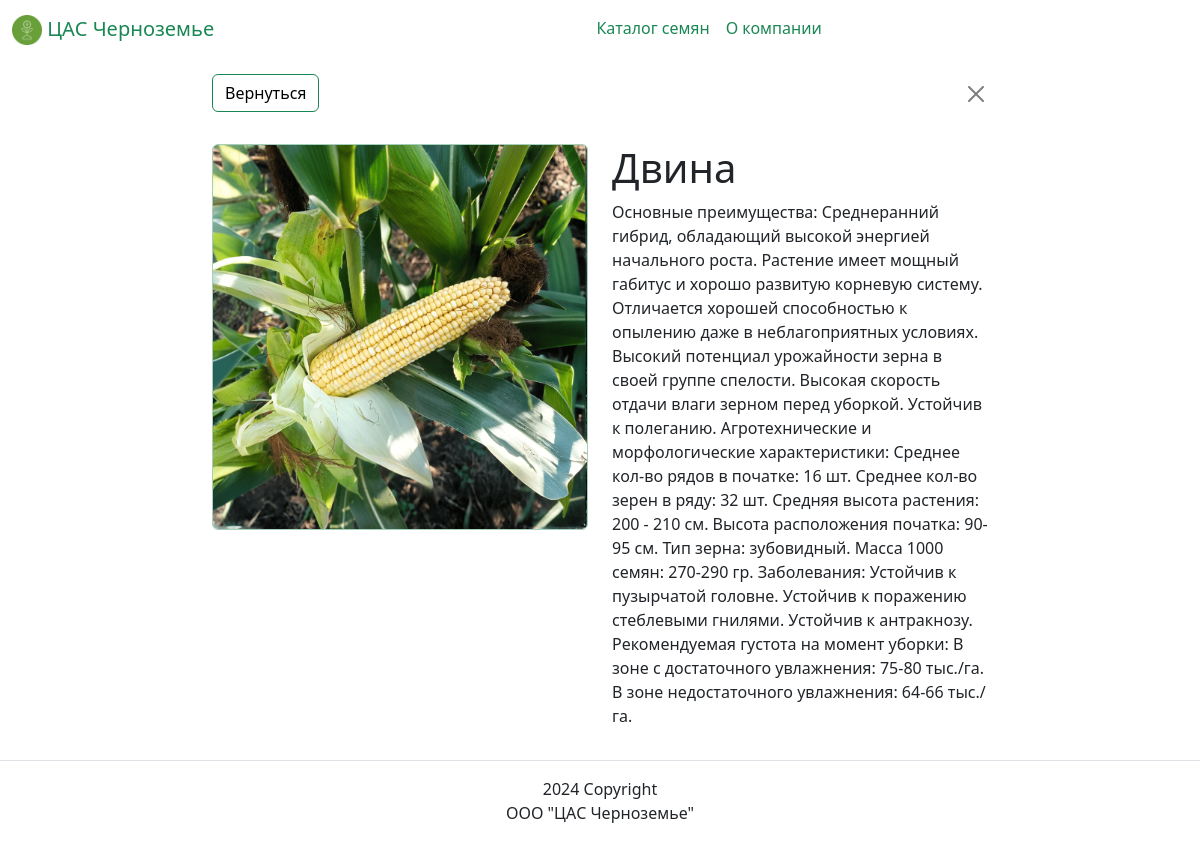
/seeds/kukuruza/dvina/, run on the app's committed database.
### seeds/models.py (models this page shows, shortened)
class Seed(models.Model):
    name = models.CharField(max_length=200)
    translit = models.CharField(max_length=200)
    type = models.ForeignKey(Type, on_delete=models.CASCADE, related_name='seeds')
    description = models.TextField()
    image = models.ImageField('Картинка', upload_to='seeds/', blank=True)

### seeds/views.py (the view)
# urls.py: path('seeds/<slug:type>/<slug:name>/', views.seed_name, name='seed'),
def seed_name(request, type, name):
    seed = Seed.objects.get(type=Type.objects.get(translit=type),
                            translit=name)
    template = 'seeds/seed_name.html'
    title = f'{type}: {name}'
    context = {
        'title': title,
        'type': type,
        'name': name,
        'referer': request.META.get('HTTP_REFERER'),
        'seed': seed,
    }
    return render(request, template, context)

### templates/seeds/seed_name.html (shortened to what this page needs)
{% extends 'base.html' %}
{% load thumbnail %}
{% block content %}
  <div class="container-fluid">
    <div class="row">
      <div class="col-2"></div>
      <div class="col-8">
        <nav class="navbar navbar-fixed-top">
          <span class="navbar-text">
            <a type="submit" class="btn btn-outline-success" href="{{ referer }}">Вернуться</a>
          </span>
          <ul class="nav navbar-nav navbar-right">
            <li class="nav-item">
              <a type="button" class="btn btn-close" aria-label="Close" href="{{ referer }}"></a>
            </li>
          </ul>
        </nav>
        <div class="row mb-3 mt-3">
          <div class="col">
            <div class="card border-success-subtle">
              {% thumbnail seed.image "500x500" crop="center" upscale=True as im %}
								<img class="card-img " src="{{ im.url }}">
							{% endthumbnail %}
            </div>
          </div>
          <div class="col">
            <h1>{{ seed.name }}</h1>
            <p>{{ seed.description }}</p>
          </div>
        </div>
      </div>
      <div class="col-2"></div>
    </div>
  </div>
{% endblock content %}

### data on the page
Seed: name "Двина", description "Основные преимущества: Среднеранний гибрид, обладающий высокой энергией начального роста. Растение имеет мощный габитус и хорошо развитую корневую систему. Отличается хорошей способностью к опылению даже в неблагоприятных условиях. Высокий потенциал урожайности зерна в своей группе спелости. Высокая скорость отдачи влаги зерном перед уборкой. Устойчив к полеганию. Агротехнические и морфологические характеристики: Среднее кол-во рядов в початке: 16 шт. Среднее кол-во зерен в ряду: 32 шт. Средняя высота растения: 200 - 210 см. Высота расположения початка: 90-95 см. Тип зерна: зубовидный. Масса 1000 семян: 270-290 гр. Заболевания: Устойчив к пузырчатой головне. Устойчив к поражению стеблевыми…"
